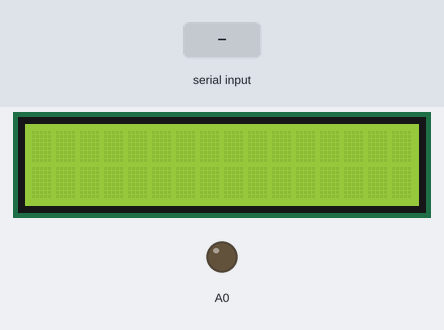
The sketch below on a simulated Arduino Uno, built with avr-gcc and run on an emulated ATmega328P. Parts: 16×2 character LCD, output pins drawn as LEDs (lit = HIGH). The inputs (shaded band) are chosen by the test bench.

Above: at 1.2 s.
1.3 s: "X" received over Serial
At 3.5 s:
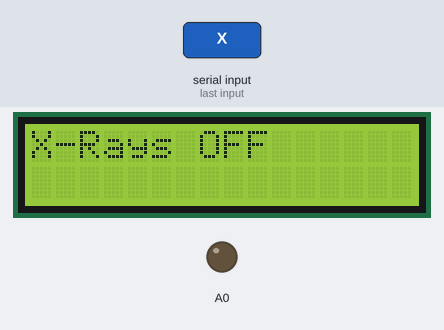
3.8 s: "X" received over Serial
At 5.6 s:
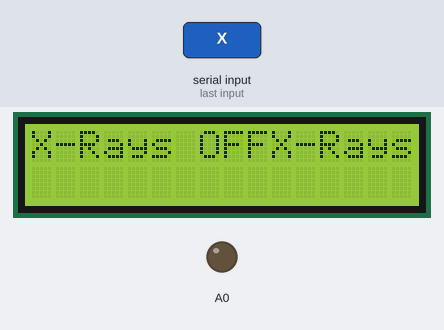
6.3 s: "X" received over Serial
At 6.8 s:
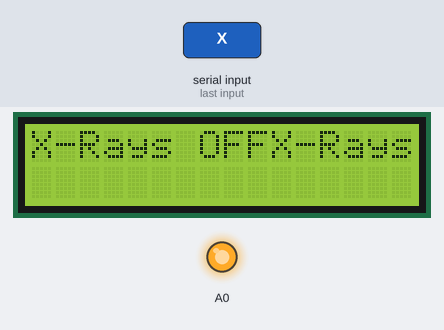
Timing chart, 0 to 9.3 s (numbered marks = the images above; inputs shaded):
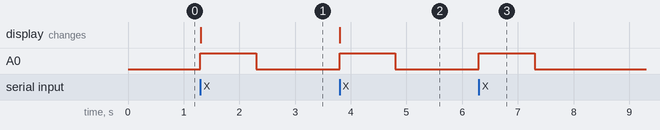

Measured:
- after the input at 1.3 s, A0: LOW → HIGH at once, → LOW 1.0 s later; the display: changes at once (image 1)
- after the input at 3.8 s, A0: LOW → HIGH at once, → LOW 1.0 s later; the display: changes at once (image 2)
- after the input at 6.3 s, A0: LOW → HIGH at once, → LOW 1.0 s later

The sketch:

sketch_sep13a.ino
```cpp
#include <LiquidCrystal.h>
#include <OneWire.h>
/*
 The circuit:
 * LCD RS pin to digital pin 12
 * LCD Enable pin to digital pin 11
 * LCD D4 pin to digital pin 5
 * LCD D5 pin to digital pin 4
 * LCD D6 pin to digital pin 3
 * LCD D7 pin to digital pin 2
 * LCD R/W pin to ground
 * 10K resistor:
 * ends to +5V and ground
 * wiper to LCD VO pin (pin 3)
 */

 #define RS 8
 #define ENABLE 9
 #define D4 10
 #define D5 11
 #define D6 12
 #define D7 13


// initialize the library with the numbers of the interface pins
LiquidCrystal lcd(RS,ENABLE,D4,D5,D6,D7);

void setup()
{
  Serial.begin(9600);
  // set up the LCD's number of columns and rows:
  lcd.begin(16, 2);
  pinMode(A0, OUTPUT);
  digitalWrite(A0, LOW);


}

void loop()
{

  if (Serial.available() > 0)
  {
    int inByte = Serial.read();
     switch (inByte)
     {
    case 'X':
     pinMode(A0, OUTPUT);
     digitalWrite(A0, HIGH);
     lcd.print("X-Rays OFF");
     delay(1000);
     digitalWrite(A0, LOW);
     break;
     default:
     digitalWrite(A0, LOW);
     }
  }


}
```
